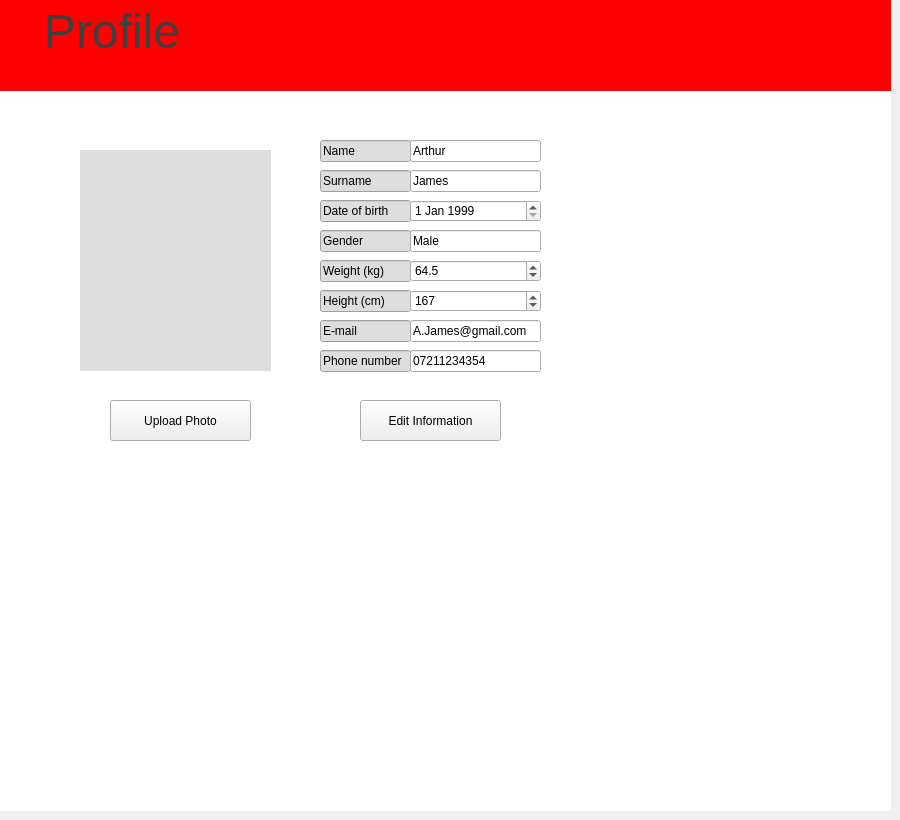
       <widget class="QWidget" name="profile">
        <widget class="QFrame" name="frame_2">
         <property name="geometry">
          <rect>
           <x>0</x>
           <y>0</y>
           <width>891</width>
           <height>811</height>
          </rect>
         </property>
         <property name="styleSheet">
          <string notr="true">QFrame{
background-color: rgb(255, 255, 255);
color:rgb(62, 62, 62);
border: none;

}</string>
         </property>
         <property name="frameShape">
          <enum>QFrame::StyledPanel</enum>
         </property>
         <property name="frameShadow">
          <enum>QFrame::Raised</enum>
         </property>
         <widget class="QTextEdit" name="textEdit_2">
          <property name="geometry">
           <rect>
            <x>0</x>
            <y>0</y>
            <width>891</width>
            <height>91</height>
           </rect>
          </property>
          <property name="font">
           <font>
            <family>Segoe UI</family>
            <pointsize>36</pointsize>
           </font>
          </property>
          <property name="styleSheet">
           <string notr="true">QTextEdit{
background-color: rgb(255, 0, 0);
color:rgb(63, 63, 63);
border: none;

}</string>
          </property>
          <property name="html">
           <string>&lt;!DOCTYPE HTML PUBLIC &quot;-//W3C//DTD HTML 4.0//EN&quot; &quot;http://www.w3.org/TR/REC-html40/strict.dtd&quot;&gt;
&lt;html&gt;&lt;head&gt;&lt;meta name=&quot;qrichtext&quot; content=&quot;1&quot; /&gt;&lt;style type=&quot;text/css&quot;&gt;
p, li { white-space: pre-wrap; }
&lt;/style&gt;&lt;/head&gt;&lt;body style=&quot; font-family:'Segoe UI'; font-size:36pt; font-weight:400; font-style:normal;&quot;&gt;
&lt;p style=&quot; margin-top:0px; margin-bottom:0px; margin-left:0px; margin-right:0px; -qt-block-indent:0; text-indent:0px;&quot;&gt;   Profile&lt;/p&gt;&lt;/body&gt;&lt;/html&gt;</string>
          </property>
         </widget>
         <widget class="QGraphicsView" name="graphicsView">
          <property name="geometry">
           <rect>
            <x>80</x>
            <y>150</y>
            <width>191</width>
            <height>221</height>
           </rect>
          </property>
          <property name="styleSheet">
           <string notr="true">QGraphicsView{
background: rgb(222, 222, 222); 
color:rgb(0, 0, 0);


}</string>
          </property>
         </widget>
         <widget class="QPushButton" name="add_exercise_9">
          <property name="geometry">
           <rect>
            <x>110</x>
            <y>400</y>
            <width>141</width>
            <height>41</height>
           </rect>
          </property>
          <property name="text">
           <string>Upload Photo</string>
          </property>
          <property name="icon">
           <iconset theme="sidebar_icon" resource="icons.qrc">
            <normaloff>:/sidebar_icon/plus-304947_640.png</normaloff>:/sidebar_icon/plus-304947_640.png</iconset>
          </property>
         </widget>
         <widget class="QLineEdit" name="lineEdit">
          <property name="geometry">
           <rect>
            <x>320</x>
            <y>140</y>
            <width>91</width>
            <height>22</height>
           </rect>
          </property>
          <property name="styleSheet">
           <string notr="true">QLineEdit{
background: rgb(222, 222, 222); 
color:rgb(0, 0, 0);


}</string>
          </property>
          <property name="text">
           <string>Name</string>
          </property>
         </widget>
         <widget class="QLineEdit" name="lineEdit_2">
          <property name="geometry">
           <rect>
            <x>320</x>
            <y>170</y>
            <width>91</width>
            <height>22</height>
           </rect>
          </property>
          <property name="styleSheet">
           <string notr="true">QLineEdit{
background: rgb(222, 222, 222); 
color:rgb(0, 0, 0);


}</string>
          </property>
          <property name="text">
           <string>Surname</string>
          </property>
         </widget>
         <widget class="QLineEdit" name="lineEdit_3">
          <property name="geometry">
           <rect>
            <x>320</x>
            <y>200</y>
            <width>91</width>
            <height>22</height>
           </rect>
          </property>
          <property name="styleSheet">
           <string notr="true">QLineEdit{
background: rgb(222, 222, 222); 
color:rgb(0, 0, 0);


}</string>
          </property>
          <property name="text">
           <string>Date of birth</string>
          </property>
         </widget>
         <widget class="QLineEdit" name="lineEdit_7">
          <property name="geometry">
           <rect>
            <x>320</x>
            <y>260</y>
            <width>91</width>
            <height>22</height>
           </rect>
          </property>
          <property name="styleSheet">
           <string notr="true">QLineEdit{
background: rgb(222, 222, 222); 
color:rgb(0, 0, 0);


}</string>
          </property>
          <property name="text">
           <string>Weight (kg)</string>
          </property>
         </widget>
         <widget class="QLineEdit" name="lineEdit_8">
          <property name="geometry">
           <rect>
            <x>320</x>
            <y>290</y>
            <width>91</width>
            <height>22</height>
           </rect>
          </property>
          <property name="styleSheet">
           <string notr="true">QLineEdit{
background: rgb(222, 222, 222); 
color:rgb(0, 0, 0);


}</string>
          </property>
          <property name="text">
           <string>Height (cm)</string>
          </property>
         </widget>
         <widget class="QLineEdit" name="lineEdit_9">
          <property name="geometry">
           <rect>
            <x>320</x>
            <y>320</y>
            <width>91</width>
            <height>22</height>
           </rect>
          </property>
          <property name="styleSheet">
           <string notr="true">QLineEdit{
background: rgb(222, 222, 222); 
color:rgb(0, 0, 0);


}</string>
          </property>
          <property name="text">
           <string>E-mail</string>
          </property>
         </widget>
         <widget class="QLineEdit" name="lineEdit_10">
          <property name="geometry">
           <rect>
            <x>320</x>
            <y>350</y>
            <width>91</width>
            <height>22</height>
           </rect>
          </property>
          <property name="styleSheet">
           <string notr="true">QLineEdit{
background: rgb(222, 222, 222); 
color:rgb(0, 0, 0);


}</string>
          </property>
          <property name="text">
           <string>Phone number</string>
          </property>
         </widget>
         <widget class="QDateEdit" name="dateEdit_3">
          <property name="geometry">
           <rect>
            <x>410</x>
            <y>200</y>
            <width>131</width>
            <height>22</height>
           </rect>
          </property>
          <property name="dateTime">
           <datetime>
            <hour>0</hour>
            <minute>0</minute>
            <second>0</second>
            <year>1999</year>
            <month>1</month>
            <day>1</day>
           </datetime>
          </property>
         </widget>
         <widget class="QDoubleSpinBox" name="doubleSpinBox">
          <property name="geometry">
           <rect>
            <x>410</x>
            <y>260</y>
            <width>131</width>
            <height>22</height>
           </rect>
          </property>
          <property name="decimals">
           <number>1</number>
          </property>
          <property name="minimum">
           <double>-1.000000000000000</double>
          </property>
          <property name="value">
           <double>64.500000000000000</double>
          </property>
         </widget>
         <widget class="QSpinBox" name="spinBox">
          <property name="geometry">
           <rect>
            <x>410</x>
            <y>290</y>
            <width>131</width>
            <height>22</height>
           </rect>
          </property>
          <property name="maximum">
           <number>300</number>
          </property>
          <property name="singleStep">
           <number>0</number>
          </property>
          <property name="value">
           <number>167</number>
          </property>
         </widget>
         <widget class="QLineEdit" name="lineEdit_4">
          <property name="geometry">
           <rect>
            <x>410</x>
            <y>140</y>
            <width>131</width>
            <height>22</height>
           </rect>
          </property>
          <property name="text">
           <string>Arthur</string>
          </property>
         </widget>
         <widget class="QLineEdit" name="lineEdit_5">
          <property name="geometry">
           <rect>
            <x>410</x>
            <y>170</y>
            <width>131</width>
            <height>22</height>
           </rect>
          </property>
          <property name="text">
           <string>James</string>
          </property>
         </widget>
         <widget class="QLineEdit" name="lineEdit_6">
          <property name="geometry">
           <rect>
            <x>410</x>
            <y>320</y>
            <width>131</width>
            <height>22</height>
           </rect>
          </property>
          <property name="text">
           <string>A.James@gmail.com</string>
          </property>
         </widget>
         <widget class="QLineEdit" name="lineEdit_11">
          <property name="geometry">
           <rect>
            <x>410</x>
            <y>350</y>
            <width>131</width>
            <height>22</height>
           </rect>
          </property>
          <property name="text">
           <string>07211234354</string>
          </property>
         </widget>
         <widget class="QPushButton" name="add_exercise_18">
          <property name="geometry">
           <rect>
            <x>360</x>
            <y>400</y>
            <width>141</width>
            <height>41</height>
           </rect>
          </property>
          <property name="text">
           <string>Edit Information</string>
          </property>
          <property name="icon">
           <iconset theme="sidebar_icon" resource="icons.qrc">
            <normaloff>:/sidebar_icon/plus-304947_640.png</normaloff>:/sidebar_icon/plus-304947_640.png</iconset>
          </property>
         </widget>
         <widget class="QLineEdit" name="lineEdit_12">
          <property name="geometry">
           <rect>
            <x>320</x>
            <y>230</y>
            <width>91</width>
            <height>22</height>
           </rect>
          </property>
          <property name="styleSheet">
           <string notr="true">QLineEdit{
background: rgb(222, 222, 222); 
color:rgb(0, 0, 0);


}</string>
          </property>
          <property name="text">
           <string>Gender</string>
          </property>
         </widget>
         <widget class="QLineEdit" name="lineEdit_13">
          <property name="geometry">
           <rect>
            <x>410</x>
            <y>230</y>
            <width>131</width>
            <height>22</height>
           </rect>
          </property>
          <property name="text">
           <string>Male</string>
          </property>
         </widget>
        </widget>
       </widget>
